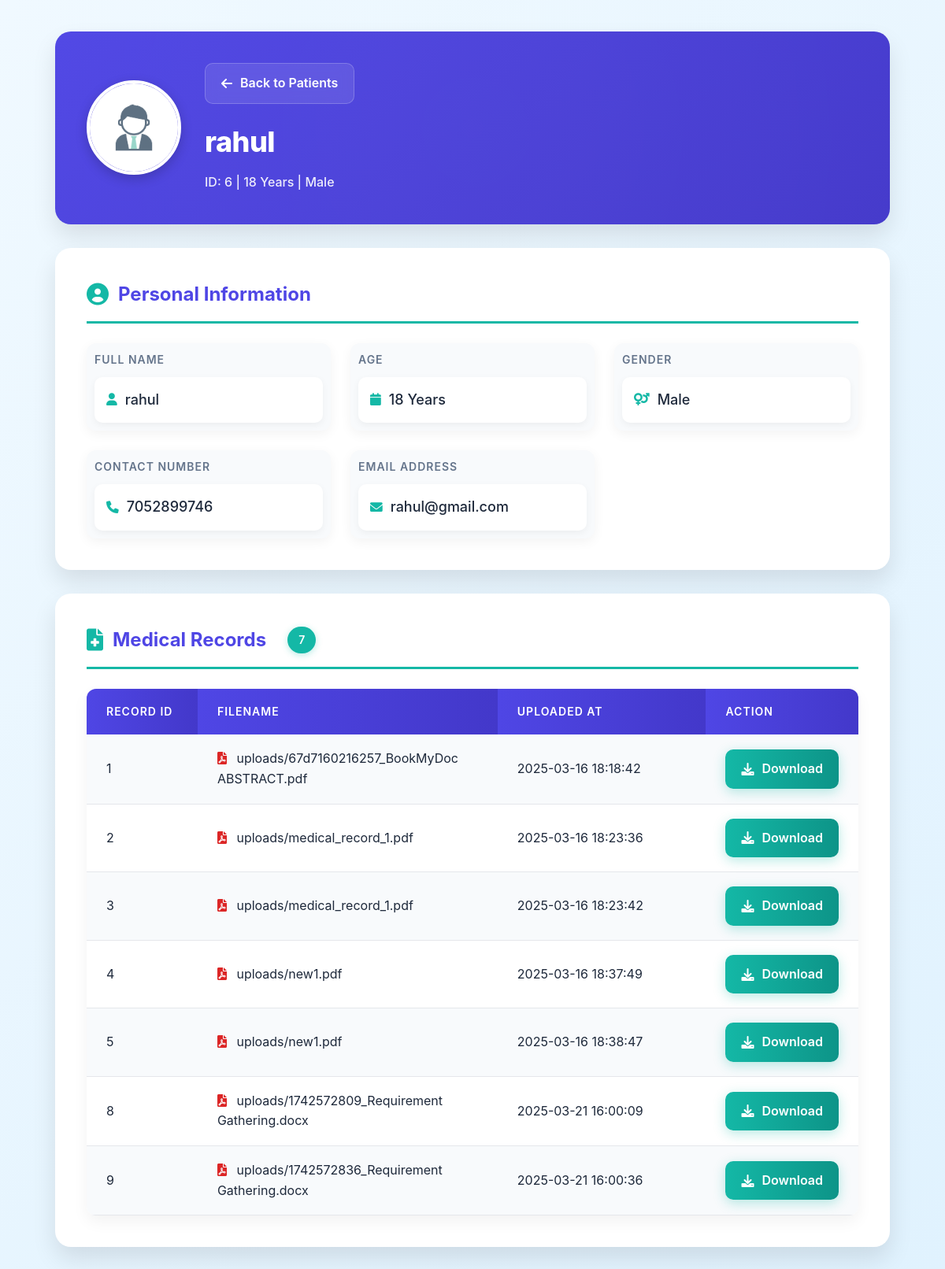
The page /adminpatprofile.php?patient_id=6 on the database its author committed.
### tables this page shows
CREATE TABLE `patientreg` (
  `id` int(11) NOT NULL,
  `name` varchar(255) NOT NULL,
  `phone` varchar(10) NOT NULL,
  `email` varchar(255) NOT NULL,
  `password` varchar(255) NOT NULL,
  `profile_pic` varchar(255) DEFAULT NULL,
  `age` int(11) DEFAULT NULL,
  `dob` date DEFAULT NULL,
  `gender` varchar(10) DEFAULT NULL,
  `medical_records` varchar(255) DEFAULT NULL,
  `action` enum('enabled','disabled') NOT NULL DEFAULT 'enabled'
);

CREATE TABLE `medical_records` (
  `record_id` int(11) NOT NULL,
  `patient_id` int(11) NOT NULL,
  `record_filename` varchar(255) NOT NULL,
  `uploaded_at` timestamp NOT NULL DEFAULT current_timestamp()
);

### adminpatprofile.php (the view, shortened to what this page needs)
<?php
require 'db_connection.php';
if (isset($_GET['patient_id'])) {
    $patient_id = intval($_GET['patient_id']);
    $query = "SELECT * FROM patientreg WHERE id = ?";
    $stmt = $conn->prepare($query);
    $stmt->bind_param("i", $patient_id);
    $stmt->execute();
    $result = $stmt->get_result();
    if ($result->num_rows > 0) {
        $patient = $result->fetch_assoc();
    } else {
        echo "<p>No patient found.</p>";
        exit;
    }
    $query = "SELECT * FROM medical_records WHERE patient_id = ?";
    $stmt = $conn->prepare($query);
    $stmt->bind_param("i", $patient_id);
    $stmt->execute();
    $medical_records = $stmt->get_result();
} else {
    echo "<p>Invalid request.</p>";
    exit;
}
?>
<!DOCTYPE html>
<html lang="en">
<head>
    <link rel="stylesheet" href="https://cdnjs.cloudflare.com/ajax/libs/font-awesome/6.0.0/css/all.min.css">
</head>
<body>
    <div class="container">
        <div class="header-card">
            <img src="<?php echo htmlspecialchars($patient['profile_pic'] ?? 'default_profile.jpg'); ?>"
            onerror="this.onerror=null; this.src='images/profilepicdoct.jpg';"
                 alt="Profile Photo"
                 class="profile-photo">
            <div class="header-content">
                <a href="adminmanagepatient.php" class="back-button">
                    <i class="fas fa-arrow-left"></i> Back to Patients
                </a>
                <h2><?php echo htmlspecialchars($patient['name']); ?></h2>
                <div class="patient-meta">
                    ID: <?php echo htmlspecialchars($patient['id']); ?> |
                    <?php echo htmlspecialchars($patient['age']); ?> Years |
                    <?php echo htmlspecialchars($patient['gender']); ?>
                </div>
            </div>
        </div>
        <div class="content-card">
            <h3>
                <i class="fas fa-user-circle"></i> Personal Information
            </h3>
            <div class="patient-info">
                <div class="info-group">
                    <span class="info-label">Full Name</span>
                    <span class="info-value">
                        <i class="fas fa-user fa-sm" style="color: var(--accent-color);"></i>
                        <?php echo htmlspecialchars($patient['name']); ?>
                    </span>
                </div>
                <div class="info-group">
                    <span class="info-label">Age</span>
                    <span class="info-value">
                        <i class="fas fa-calendar fa-sm" style="color: var(--accent-color);"></i>
                        <?php echo htmlspecialchars($patient['age']); ?> Years
                    </span>
                </div>
                <div class="info-group">
                    <span class="info-label">Gender</span>
                    <span class="info-value">
                        <i class="fas fa-venus-mars fa-sm" style="color: var(--accent-color);"></i>
                        <?php echo htmlspecialchars($patient['gender']); ?>
                    </span>
                </div>
                <div class="info-group">
                    <span class="info-label">Contact Number</span>
                    <span class="info-value">
                        <i class="fas fa-phone fa-sm" style="color: var(--accent-color);"></i>
                        <?php echo htmlspecialchars($patient['phone']); ?>
                    </span>
                </div>
                <div class="info-group">
                    <span class="info-label">Email Address</span>
                    <span class="info-value">
                        <i class="fas fa-envelope fa-sm" style="color: var(--accent-color);"></i>
                        <?php echo htmlspecialchars($patient['email']); ?>
                    </span>
                </div>
            </div>
        </div>
        <div class="content-card">
            <h3>
                <i class="fas fa-file-medical"></i> Medical Records
                <?php
                    $record_count = $medical_records->num_rows;
                    echo "<span class='badge'>$record_count</span>";
                ?>
            </h3>
            <div class="records">
                <?php if ($medical_records->num_rows > 0) { ?>
                    <table>
                        <tr>
                            <th width="15%">Record ID</th>
                            <th width="40%">Filename</th>
                            <th width="30%">Uploaded At</th>
                            <th width="15%">Action</th>
                        </tr>
                        <?php while ($record = $medical_records->fetch_assoc()) { ?>
                            <tr>
                                <td><?php echo htmlspecialchars($record['record_id']); ?></td>
                                <td>
                                    <i class="fas fa-file-pdf" style="color: var(--danger-color); margin-right: 8px;"></i>
                                    <?php echo htmlspecialchars($record['record_filename']); ?>
                                </td>
                                <td><?php echo htmlspecialchars($record['uploaded_at']); ?></td>
                                <td>
                                    <a href="download.php?file=<?= urlencode($record['record_filename']); ?>" class="download-btn">
                                        <i class="fas fa-download"></i> Download
                                    </a>
                                </td>
                            </tr>
                        <?php } ?>
                    </table>
                <?php } ?>
            </div>
        </div>
    </div>
</body>
</html>

### adminpatprofile.php (style rules this page uses)
:root { --primary-color: #4f46e5; --primary-dark: #4338ca; --secondary-color: #f8fafc; --accent-color: #14b8a6; --text-color: #1e293b; --text-light: #64748b; --border-color: #e5e7eb; --danger-color: #dc2626; --hover-color: #f1f5f9; --card-shadow: 0 15px 30px rgba(0, 0, 0, 0.1); --gradient-light: rgba(255, 255, 255, 0.1); }
* { margin: 0; padding: 0; box-sizing: border-box; }
body { font-family: 'Inter', 'Segoe UI', sans-serif; background: linear-gradient(135deg, #f0f9ff, #e0f2fe); color: var(--text-color); line-height: 1.6; min-height: 100vh; }
.container { max-width: 1100px; margin: 40px auto; padding: 0 20px; animation: fadeIn 0.5s ease-in; }
.header-card { background: linear-gradient(135deg, var(--primary-color), var(--primary-dark)); border-radius: 20px; padding: 40px; margin-bottom: 30px; box-shadow: var(--card-shadow); position: relative; color: white; overflow: hidden; display: flex; align-items: center; gap: 30px; }
.header-card::before { content: ''; position: absolute; top: -50%; left: -50%; width: 200%; height: 200%; background: radial-gradient(circle, var(--gradient-light), transparent); opacity: 0.3; pointer-events: none; }
.profile-photo { width: 120px; height: 120px; border-radius: 50%; object-fit: cover; border: 4px solid white; box-shadow: 0 5px 15px rgba(0, 0, 0, 0.2); transition: transform 0.3s ease; }
.header-content { flex: 1; }
.back-button { display: inline-flex; align-items: center; gap: 10px; padding: 12px 20px; background-color: var(--gradient-light); color: white; text-decoration: none; border-radius: 10px; font-weight: 600; transition: all 0.3s ease; backdrop-filter: blur(8px); margin-bottom: 20px; border: 1px solid rgba(255, 255, 255, 0.2); }
h2 { font-size: 36px; font-weight: 800; letter-spacing: -0.5px; position: relative; z-index: 1; }
.patient-meta { margin-top: 10px; font-size: 16px; opacity: 0.9; font-weight: 500; position: relative; z-index: 1; }
.content-card { background: white; border-radius: 20px; box-shadow: var(--card-shadow); padding: 40px; margin-bottom: 30px; position: relative; overflow: hidden; animation: slideUp 0.6s ease-out; }
h3 { color: var(--primary-color); font-size: 24px; margin-bottom: 25px; padding-bottom: 15px; border-bottom: 3px solid var(--accent-color); display: flex; align-items: center; gap: 12px; font-weight: 700; }
h3 i { color: var(--accent-color); font-size: 28px; }
.patient-info { display: grid; grid-template-columns: repeat(auto-fit, minmax(280px, 1fr)); gap: 25px; }
.info-group { padding: 10px; border-radius: 12px; transition: all 0.3s ease; background: var(--secondary-color); box-shadow: 0 4px 15px rgba(0, 0, 0, 0.05); }
.info-label { font-weight: 600; display: block; margin-bottom: 10px; color: var(--text-light); font-size: 14px; text-transform: uppercase; letter-spacing: 1px; }
.info-value { font-size: 18px; padding: 15px; background: white; border-radius: 10px; font-weight: 500; box-shadow: 0 3px 10px rgba(0, 0, 0, 0.05); display: flex; align-items: center; gap: 10px; transition: all 0.3s ease; }
.records { margin-top: 20px; }
table { width: 100%; border-collapse: separate; border-spacing: 0; margin-top: 20px; border-radius: 12px; overflow: hidden; box-shadow: 0 8px 20px rgba(0, 0, 0, 0.05); background: white; }
th, td { padding: 18px 25px; text-align: left; }
th { background: linear-gradient(90deg, var(--primary-color), var(--primary-dark)); color: white; font-weight: 600; text-transform: uppercase; font-size: 14px; letter-spacing: 1px; }
tr { transition: all 0.3s ease; }
tr:nth-child(even) { background-color: var(--secondary-color); }
td { border-bottom: 1px solid var(--border-color); }
.download-btn { display: inline-flex; align-items: center; gap: 10px; padding: 12px 20px; background: linear-gradient(90deg, var(--accent-color), #0d9488); color: white; text-decoration: none; border-radius: 10px; font-weight: 600; transition: all 0.3s ease; box-shadow: 0 4px 15px rgba(20, 184, 166, 0.3); }
.badge { padding: 6px 14px; border-radius: 20px; font-size: 14px; font-weight: 600; background: var(--accent-color); color: white; margin-left: 15px; box-shadow: 0 2px 8px rgba(20, 184, 166, 0.3); }

### rows shown on the page
patientreg: name "rahul", id "6", age "18", gender "Male", phone "7052899746", email "rahul@gmail.com"
medical_records: record_id "1", record_filename "uploads/67d7160216257_BookMyDoc ABSTRACT.pdf", uploaded_at "2025-03-16 18:18:42"
medical_records: record_id "2", record_filename "uploads/medical_record_1.pdf", uploaded_at "2025-03-16 18:23:36"
medical_records: record_id "3", record_filename "uploads/medical_record_1.pdf", uploaded_at "2025-03-16 18:23:42"
medical_records: record_id "4", record_filename "uploads/new1.pdf", uploaded_at "2025-03-16 18:37:49"
medical_records: record_id "5", record_filename "uploads/new1.pdf", uploaded_at "2025-03-16 18:38:47"
medical_records: record_id "8", record_filename "uploads/1742572809_Requirement Gathering.docx", uploaded_at "2025-03-21 16:00:09"
medical_records: record_id "9", record_filename "uploads/1742572836_Requirement Gathering.docx", uploaded_at "2025-03-21 16:00:36"

### other values the page prints
$record_count "7"
